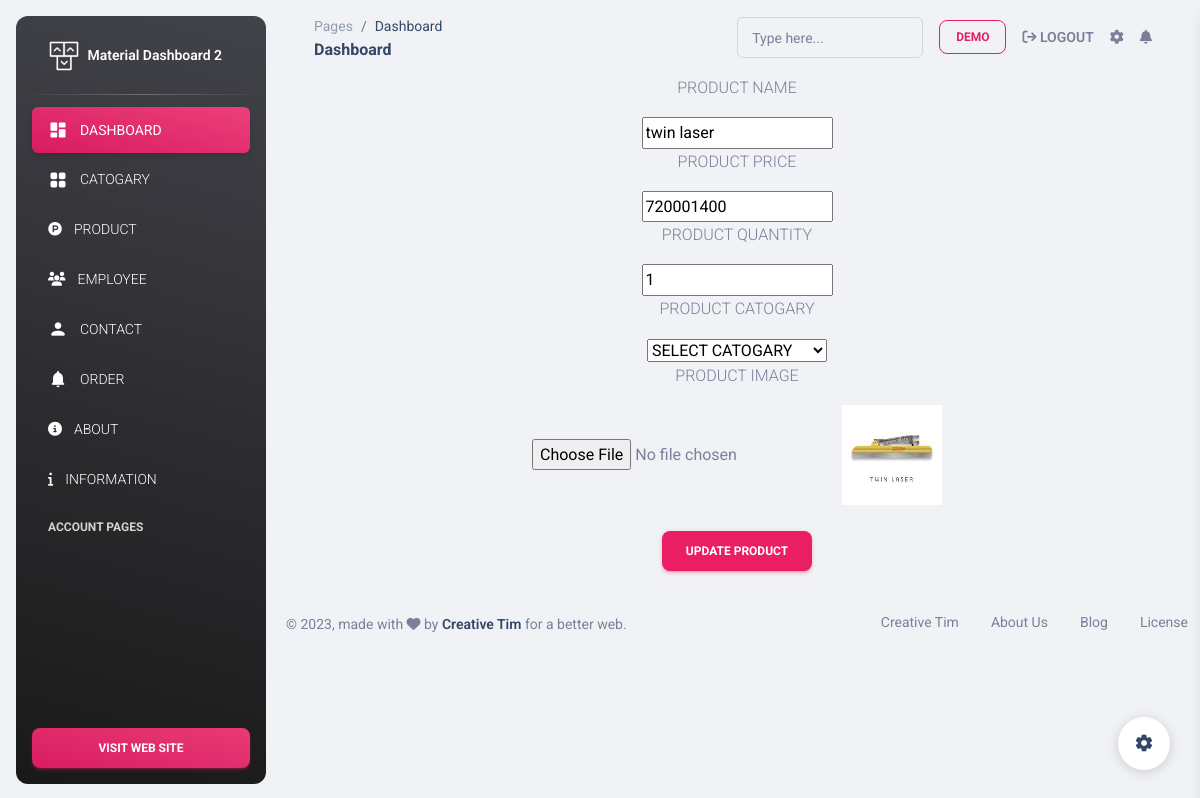
Page /farm/admin/pages/updateproduct.php?idbhaago=16 (signed in) on the committed database.
### tables this page shows
CREATE TABLE `table_products` (
  `product_id` int(11) NOT NULL,
  `product_name` varchar(50) NOT NULL,
  `product_price` bigint(50) NOT NULL,
  `product_quantity` tinyint(50) NOT NULL,
  `product_catogary` int(11) NOT NULL,
  `product_image` varchar(300) NOT NULL
);

### farm/admin/pages/updateproduct.php (the view, shortened to what this page needs)
<!DOCTYPE html>
<html lang="en">
<head>
</head>
<body>
  <?php include('header.php')?>
<?php
$id = $_GET["idbhaago"];
$goo = mysqli_query($conn,"SELECT * FROM `table_products` where product_id = $id");
$array = mysqli_fetch_array($goo);
?>
<center>
<form action="" method="post" enctype="multipart/form-data">
 <p>PRODUCT NAME</p>
<input type="text" name="pname" value="<?php echo $array[1];?>">
<p>PRODUCT PRICE</p>
<input type="number" name="ppr" value="<?php echo $array[2];?>">
<p>PRODUCT QUANTITY</p>
<input type="number" name="pquan" value="<?php echo $array[3];?>">
<p>PRODUCT CATOGARY</p>
<select name="cat" value="<?php echo $array[4];?>" <?php if($array[4]==true){echo "checked";}?>>
    <option value="">SELECT CATOGARY</option>
</select>
<p>PRODUCT IMAGE</p>
<input type="file" name="meriimage"  accept="image/*"
onchange="document.getElementById('myimg').src=window.URL.createObjectURL(this.files[0])" />
<img src="<?php echo $array[5];?>" width="100" height="100" id="myimg"/>
<br><br>
 <button type="submit" class="btn btn-primary" name="upt">UPDATE PRODUCT</button>
</form>
</center>
<?php
include('footer.php');
  ?>
</body>
</html>

### rows in the picture
table_products: pname "twin laser", ppr "720001400", pquan "1", product_image (picture)

### other values in the picture
$_SESSION["username"] "DEMO"
